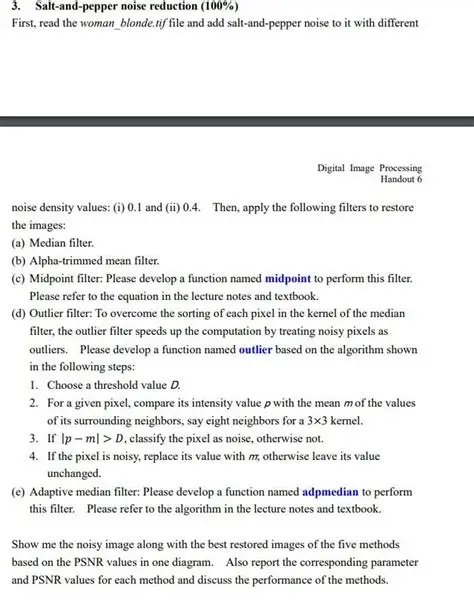
#> input picture Praktikum_7/dokumen.jpg, 474 x 600 px
$ python case.py
#> lines starting #> are read from the running program, lines starting #| are printed output that depends on the picture
import cv2
import matplotlib.pyplot as plt
import numpy as np

# Baca citra dokumen (asumsikan nama file dokumen.jpg)
doc_bgr = cv2.imread('dokumen.jpg')
#> doc_bgr is the input picture: shape (600, 474, 3); mean B, G, R 237.6, 237.8, 237.6
if doc_bgr is not None:
    doc_gray = cv2.cvtColor(doc_bgr, cv2.COLOR_BGR2GRAY)

    # 1. Menghilangkan noise dengan Median Blur
    denoised = cv2.medianBlur(doc_gray, 3)
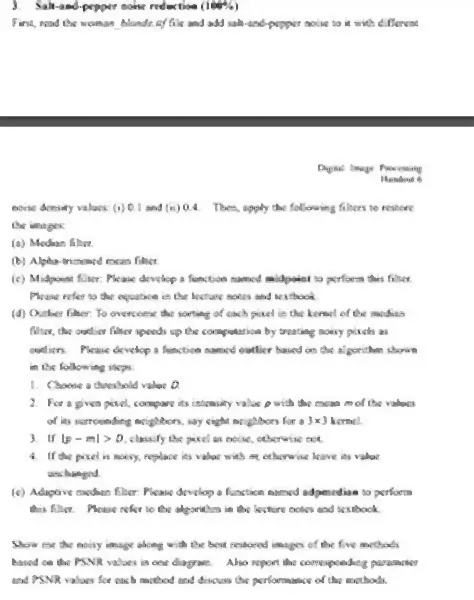
#> denoised: shape (600, 474); min 19, max 255, mean 240.5

    # 2. Sharpening dengan Unsharp Masking (amount 1.0)
    blur_for_unsharp = cv2.GaussianBlur(denoised, (5, 5), 0)
    final_result = cv2.addWeighted(denoised.astype(np.float32), 2.0,
                                   blur_for_unsharp.astype(np.float32), -1.0, 0)
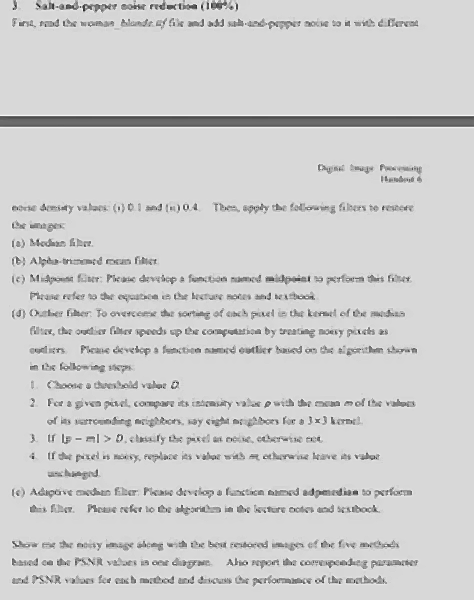
#> final_result: shape (600, 474) float32; min -84, max 315, mean 240.5; drawn with min black and max white
    final_result = cv2.convertScaleAbs(final_result)

    # 3. Bandingkan dengan Sharpening TANPA blur (hanya langsung ditajamkan)
    blur_direct = cv2.GaussianBlur(doc_gray, (5, 5), 0)
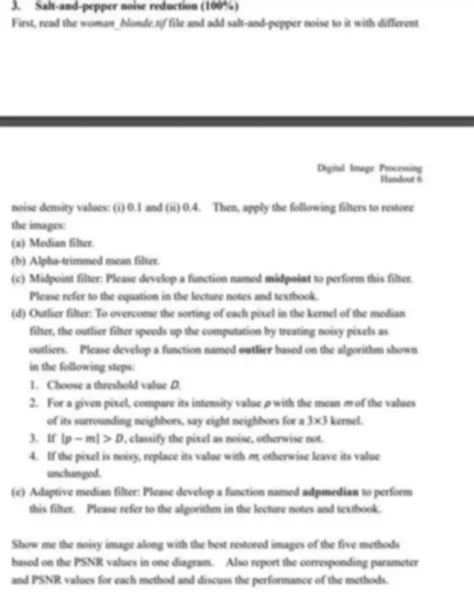
#> blur_direct: shape (600, 474); min 63, max 255, mean 237.7
    direct_sharp = cv2.addWeighted(doc_gray.astype(np.float32), 2.0,
                                   blur_direct.astype(np.float32), -1.0, 0)
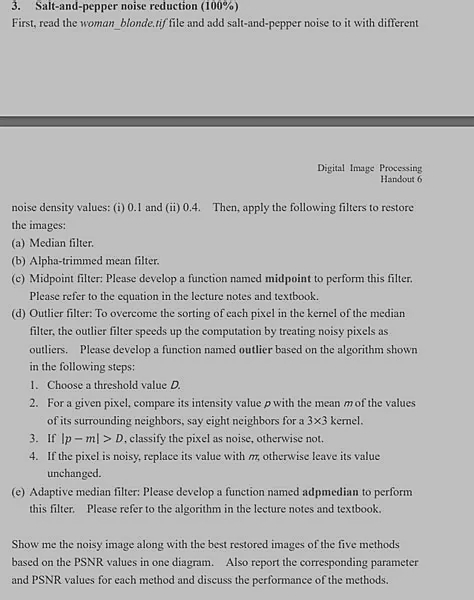
#> direct_sharp: shape (600, 474) float32; min -139, max 385, mean 237.7; drawn with min black and max white
    direct_sharp = cv2.convertScaleAbs(direct_sharp)
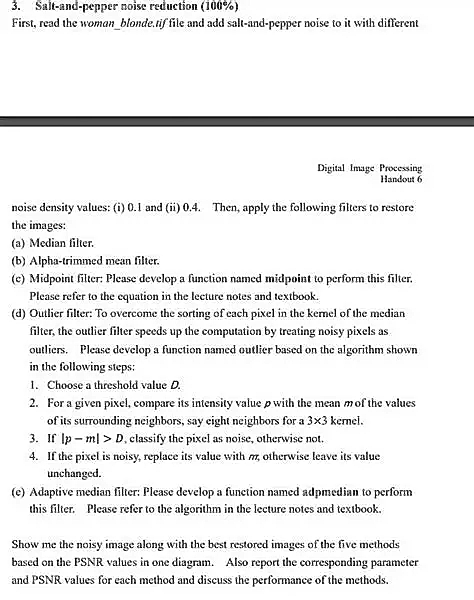
#> direct_sharp: shape (600, 474); min 0, max 255, mean 236.2

    titles = ['Asli (Noisy)', 'Hanya Sharpen (Buruk)', 'Median Blur', 'Median + Sharpen (Akhir)']
    images = [doc_gray, direct_sharp, denoised, final_result]

    plt.figure(figsize=(15, 5))
    for i in range(4):
        plt.subplot(1, 4, i+1)
        plt.imshow(images[i], cmap='gray')
        plt.title(titles[i])
        plt.axis('off')
    plt.show()
